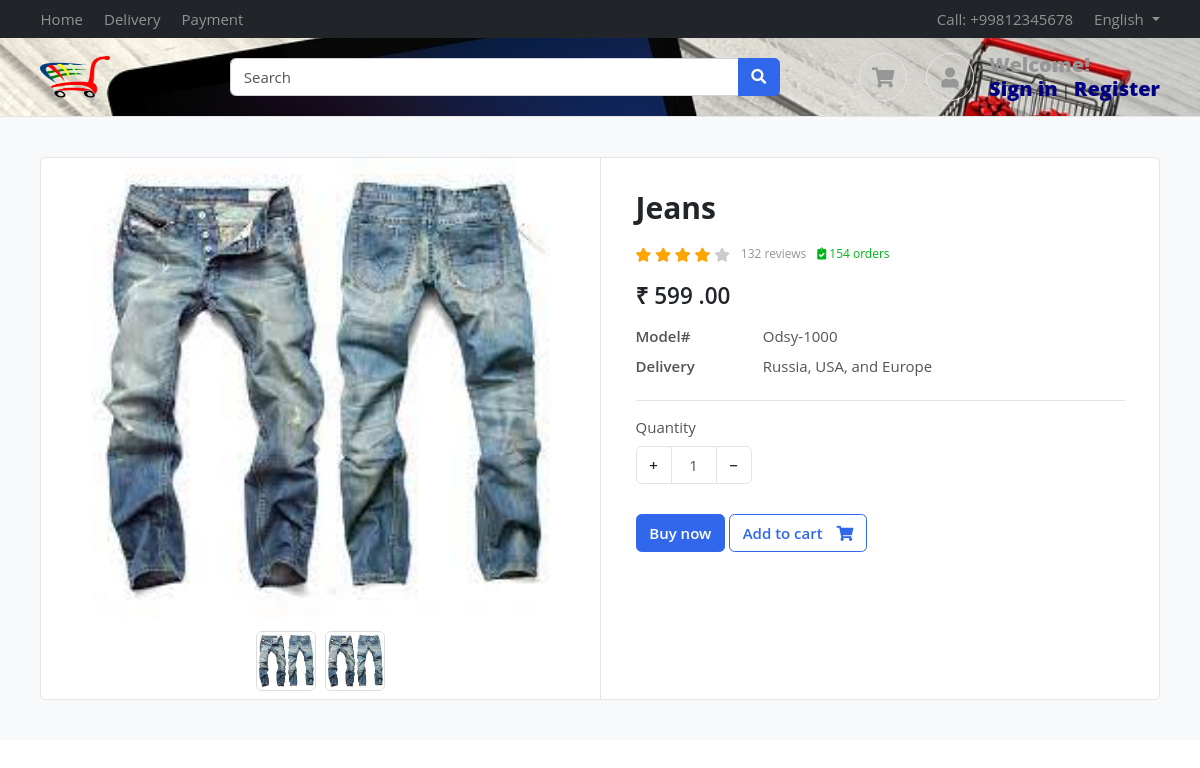
The app's page /product/jeans/ with its own data.
### products/models.py (models this page shows, shortened)
class Product(BaseModel):
    product_name=models.CharField(max_length=150)
    slug=models.SlugField(unique=True,null=True,blank=True)
    category=models.ForeignKey(Category,on_delete=models.CASCADE,related_name='products')
    price=models.IntegerField()
    product_description=models.TextField()
    color_variant = models.ManyToManyField(ColorVariant , blank=True)
    size_variant = models.ManyToManyField(SizeVariant , blank=True)

class ProductImage(BaseModel):
    product=models.ForeignKey(Product,on_delete=models.CASCADE,related_name='product_images')
    image=models.ImageField(upload_to="product")

### products/views.py (the view)
# urls.py: path('<slug>/' , get_product , name="get_product"),
def get_product(request , slug):
    try:
        product = Product.objects.get(slug = slug)
        context={'product':product}
        if request.GET.get('size'):
            size=request.GET.get('size')
            price=product.get_product_price_by_size(size)
            context['selected_size']=size
            context['updated_price']=price
            print(price)
        return render(request  , 'products/product.html' ,context )
    except Exception as e:
        print(e)

### templates/products/product.html (shortened to what this page needs)
{% extends "base/base.html"%}
{%  block start %}
<section class="section-content padding-y bg">
    <div class="container">
    <div class="card">
        <div class="row no-gutters">
            <aside class="col-md-6">
    <article class="gallery-wrap">
    <div class="img-big-wrap">
      <div> <a href="#"><img src="/media/{{product.product_images.first.image}}"></a></div>
    </div>
    <div class="thumbs-wrap">
      {% for image in product.product_images.all %}
      <a href="#" class="item-thumb"> <img src="/media/{{image.image}}"></a>
      {% endfor %}
    </div>
    </article>
            </aside>
            <main class="col-md-6 border-left">
    <article class="content-body">
    <h2 class="title">{{product.product_name}}</h2>
    <div class="rating-wrap my-3">
        <ul class="rating-stars">
            <li style="width:80%" class="stars-active">
                <i class="fa fa-star"></i> <i class="fa fa-star"></i>
                <i class="fa fa-star"></i> <i class="fa fa-star"></i>
            </li>
            <li>
                <i class="fa fa-star"></i> <i class="fa fa-star"></i>
                <i class="fa fa-star"></i> <i class="fa fa-star"></i>
                <i class="fa fa-star"></i>
            </li>
        </ul>
        <small class="label-rating text-muted">132 reviews</small>
        <small class="label-rating text-success"> <i class="fa fa-clipboard-check"></i> 154 orders </small>
    </div>
    <div class="mb-3">
        <var class="price h4">₹
          {% if updated_price  %}
          {{updated_price}}
          {% else %}
          {{product.price}}
          {% endif %}
          .00</var>
    </div>
    <dl class="row">
      <dt class="col-sm-3">Model#</dt>
      <dd class="col-sm-9">Odsy-1000</dd>
      <dt class="col-sm-3">Delivery</dt>
      <dd class="col-sm-9">Russia, USA, and Europe </dd>
    </dl>
    <hr>
        <div class="form-row">
            <div class="form-group col-md flex-grow-0">
                <label>Quantity</label>
                <div class="input-group mb-3 input-spinner">
                  <div class="input-group-prepend">
                    <button class="btn btn-light" type="button" id="button-plus"> + </button>
                  </div>
                  <input type="text" class="form-control" value="1">
                  <div class="input-group-append">
                    <button class="btn btn-light" type="button" id="button-minus"> − </button>
                  </div>
                </div>
            </div>
        </div>
        <a href="#" class="btn  btn-primary"> Buy now </a>
        <a href="{% url 'add_to_cart' product.uid %}?variant={{selected_size}}" class="btn  btn-outline-primary"> <span class="text">Add to cart</span> <i class="fas fa-shopping-cart"></i>  </a>
    </article>
            </main>
        </div>
    </div>
    </div>
    </section>
    {% endblock %}

### public/static/css/ui.css (style rules this page uses)
html { font-family: 'Inter', sans-serif; font-size: 15px; }
.content-body { flex: 1 1 auto; padding: 2rem 2.3rem; }
.padding-y { padding-top: 40px; padding-bottom: 40px; }
var { font-style: normal; }
article:after, .form-group:after { display: block; clear: both; content: ""; }
.bg { background-color: #f8f9fa; }
.card .title { color: #212529; }
.btn-light { background-color: #fff; border-color: #e4e4e4; }
.btn .text + i { margin-left: 10px; }
dl[class="row"] { margin-bottom: 0; }
.price { font-weight: 600; color: #212529; }
.label-rating { margin-left: 7px; display: inline-block; vertical-align: middle; }
.rating-stars { display: inline-block; vertical-align: middle; list-style: none; margin: 0; padding: 0; position: relative; white-space: nowrap; clear: both; }
.rating-stars i { font-size: 14px; color: #ccc; display: inline; }
.rating-stars li { display: block; text-overflow: clip; white-space: nowrap; z-index: 1; }
.rating-stars li.stars-active { z-index: 2; position: absolute; top: 0; left: 0; overflow: hidden; }
.rating-stars li.stars-active i { color: orange; }
.input-spinner { width: 120px; flex-wrap: nowrap; display: inline-flex; }
.input-spinner input.form-control { text-align: center; max-width: 46px; flex-basis: 46px; border-color: #e4e4e4; flex-grow: 0; }
.input-spinner .btn { width: 36px; text-align: center; }
.gallery-wrap .img-big-wrap { margin-bottom: 10px; border-radius: 0.37rem; overflow: hidden; background-color: #fff; }
.gallery-wrap .img-big-wrap a { text-align: center; display: block; }
.gallery-wrap .img-big-wrap img { height: 460px; width: auto; display: inline-block; cursor: zoom-in; }
.gallery-wrap .thumbs-wrap { text-align: center; }
.gallery-wrap .thumbs-wrap .item-thumb { width: 60px; height: 60px; border: 1px solid #ddd; border-radius: 6px; margin: 3px; display: inline-block; overflow: hidden; }
.gallery-wrap .thumbs-wrap img { max-width: 100%; max-height: 100%; object-fit: cover; border-radius: 4px; cursor: zoom-in; }
body { background: url('bgg.jpg'); background-repeat: no-repeat; background-size:cover; font-family: "Open Sans", sans-serif; }

### records on screen
Product: product_images.first.image (picture), product_name "Jeans", price "599"
ProductImage: image (picture)
ProductImage: image (picture)
